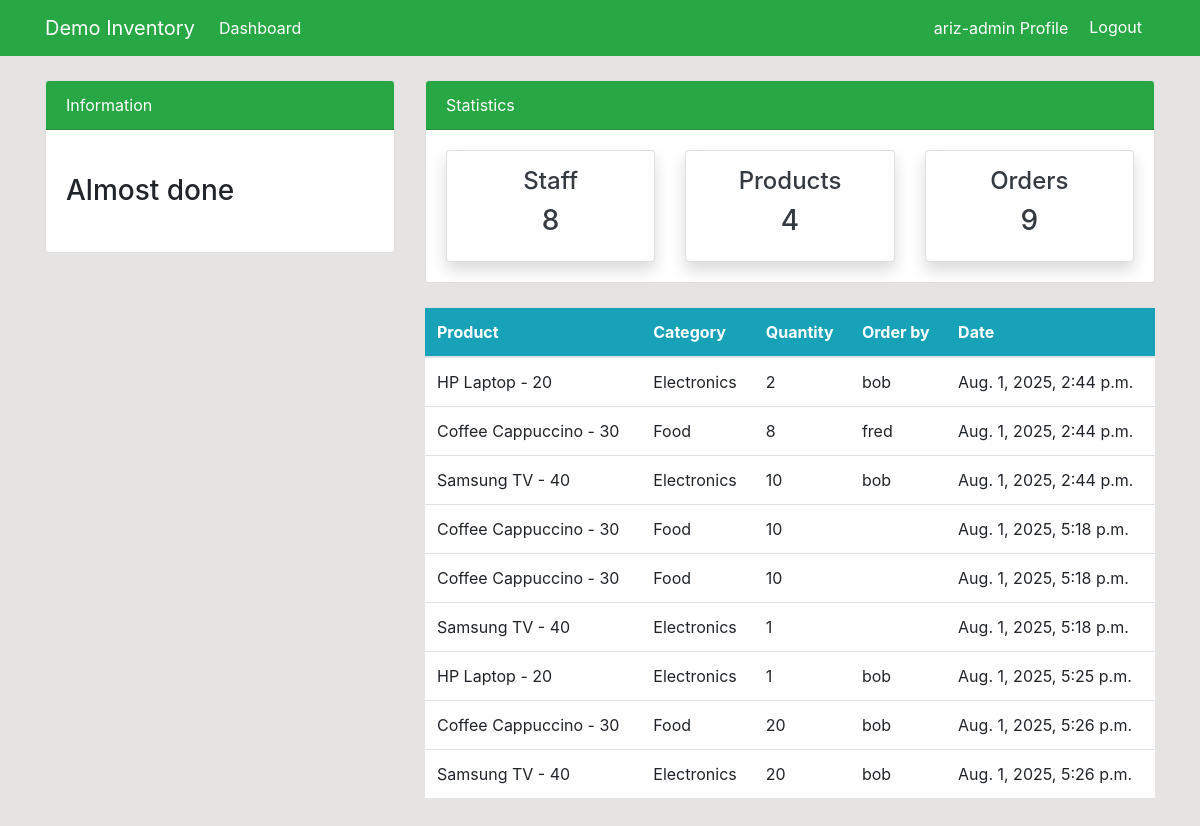
The page /orders/ (signed in) on the database as committed earlier.
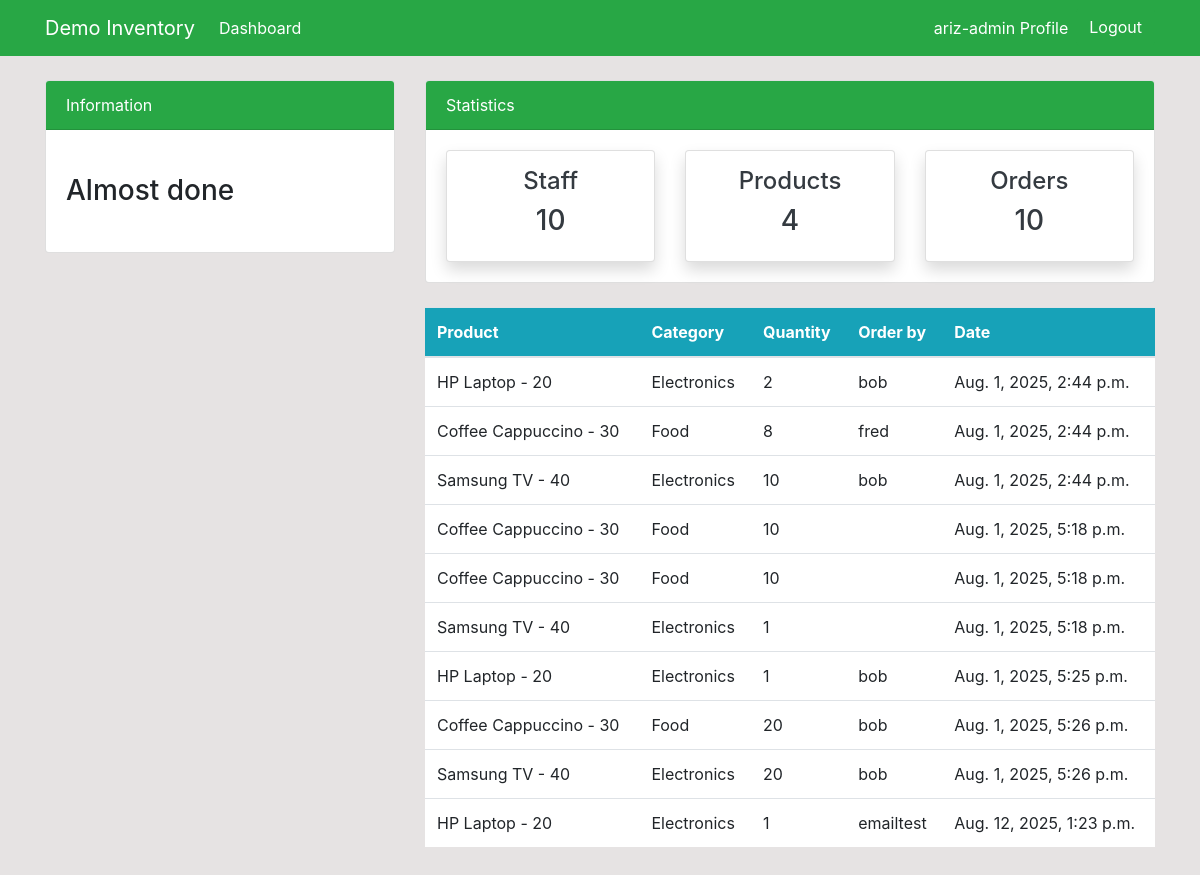
The same page on the database as committed later.
### dashboard/models.py (models this page shows, shortened)
class Order(models.Model):
    product = models.ForeignKey(Product, on_delete=models.CASCADE)
    staff = models.ForeignKey(User, models.CASCADE, null=True)
    order_quantity = models.PositiveIntegerField(null=True)
    date = models.DateTimeField(auto_now_add=True)
    class Meta:
        verbose_name_plural = 'Order'

class Product(models.Model):
    name = models.CharField(max_length=100, null=True)
    category = models.CharField(max_length=20, choices = CATEGORY, null=True)
    quantity = models.PositiveIntegerField(null=True)
    class Meta:
        verbose_name_plural = 'Product'
    def __str__(self):
        return f'{self.name} - {self.quantity}'

### dashboard/views.py (the view)
# urls.py: path('orders/', views.orders, name='dashboard-orders'),
@login_required
def orders(request):
    order = Order.objects.all()
    orders_count = order.count()
    workers_count = User.objects.all().count()
    products_count = Product.objects.all().count()
    context = {
        'order': order,
        'workers_count': workers_count,
        'orders_count': orders_count,
        'products_count': products_count,
    }
    return render(request, 'dashboard/orders.html', context)

### templates/dashboard/orders.html (shortened to what this page needs)
{% extends 'partials/base.html' %}
{% block content %}
{% include 'partials/topnav.html' %}
    <div class="container">
        <div class="row my-4">
            <div class="col-md-4">
            </div>
            <div class="col-md-8">
                <table class="table bg-white">
                    <thead class="bg-info">
                        <tr class="text-white">
                            <th scope="col">Product</th>
                            <th scope="col">Category</th>
                            <th scope="col">Quantity</th>
                            <th scope="col">Order by</th>
                            <th scope="col">Date</th>
                        </tr>
                    </thead>
                    <tbody>
                        {% for order in order %}
                        <tr>
                            <td>{{ order.product }}</td>
                            <td>{{ order.product.category }}</td>
                            <td>{{ order.order_quantity }}</td>
                            <td>{{ order.staff.username }}</td>
                            <td>{{ order.date }}</td>
                        </tr>
                        {% endfor %}
                    </tbody>
                </table>
            </div>
        </div>
    </div>
{% endblock %}

### templates/partials/base.html (shortened to what this page needs)
{% load static %}
<!doctype html>
<html lang="en">
  <head>
    <link rel="stylesheet" href="https://cdn.jsdelivr.net/npm/bootstrap@4.6.2/dist/css/bootstrap.min.css">
    <link rel="stylesheet" href="{% static '/style.css' %}">
  </head>
  <body>
    {% include 'partials/nav.html' %}
    {% block content %}
    {% endblock %}
  </body>
</html>

### templates/partials/nav.html (shortened to what this page needs)
<nav class="navbar navbar-expand-lg navbar-info bg-success">
    {% if user.is_authenticated %}
    <div class="container">
        <a class="navbar-brand text-white" href="{% url 'dashboard-index' %}">Demo Inventory</a>
        <div class="collapse navbar-collapse" id="navbarSupportedContent">
            <ul class="navbar-nav mr-auto">
                <li class="nav-item active">
                    <a class="nav-link text-white" href="{% url 'dashboard-index' %}">Dashboard </a>
                </li>
            </ul>
            <ul class="navbar-nav ml-auto">
                <li class="nav-item active">
                    <a class="nav-link text-white" href="{% url 'user-profile' %}">{{ user.username }} Profile </a>
                </li>
                <li class="nav-item">
                    <form method="post" action="{% url 'user-logout' %}">
                        <button type="submit" class="btn btn-success">Logout</button>
                    </form>
                </li>
            </ul>
            {% endif %}
        </div>
    </div>
</nav>

### templates/partials/topnav.html (shortened to what this page needs)
<div class="container">
    <div class="row mt-4">
        <div class="col-md-4">
            <div class="card">
                <div class="card-header bg-success text-white">
                    Information
                </div>
                <div class="card-body">
                    <marquee behavior="" direction="">
                        <h3 class="my-4">Almost done</h3>
                    </marquee>
                </div>
            </div>
        </div>
        <div class="col-md-8">
            <div class="card">
                <div class="card-header bg-success text-white">
                    Statistics
                </div>
                <div class="card-body">
                    <div class="row">
                        <div class="col-md-4">
                            <a class="text-decoration-none text-dark" href="{% url 'dashboard-staff' %}">
                                <div class="card my-card shadow text-center p-3">
                                    <h4>Staff </h4>
                                    <h3> {{ workers_count }}</h3>
                                </div>
                            </a>
                        </div>
                        <div class="col-md-4">
                            <a class="text-decoration-none text-dark" href="{% url 'dashboard-products' %}">
                                <div class="card my-card shadow text-center p-3">
                                    <h4>Products </h4>
                                    <h3>{{ products_count }}</h3>
                                </div>
                            </a>
                        </div>
                        <div class="col-md-4">
                            <a class="text-decoration-none text-dark" href="{% url 'dashboard-orders' %}">
                                <div class="card my-card shadow text-center p-3">
                                    <h4>Orders </h4>
                                    <h3>{{ orders_count }}</h3>
                                </div>
                            </a>
                        </div>
                    </div>
                </div>
            </div>
        </div>
    </div>
</div>

### static/style.css (style rules this page uses)
body { background: rgb(230, 227, 227); }

Rows that differ between the two databases and show on the page:
added Order: product "HP Laptop - 20", product.category "Electronics", order_quantity "1", staff.username "emailtest", date "Aug. 12, 2025, 1:23 p.m."
Other text that changed with them:
{{ workers_count }}: "8" → "10"
{{ orders_count }}: "9" → "10"
